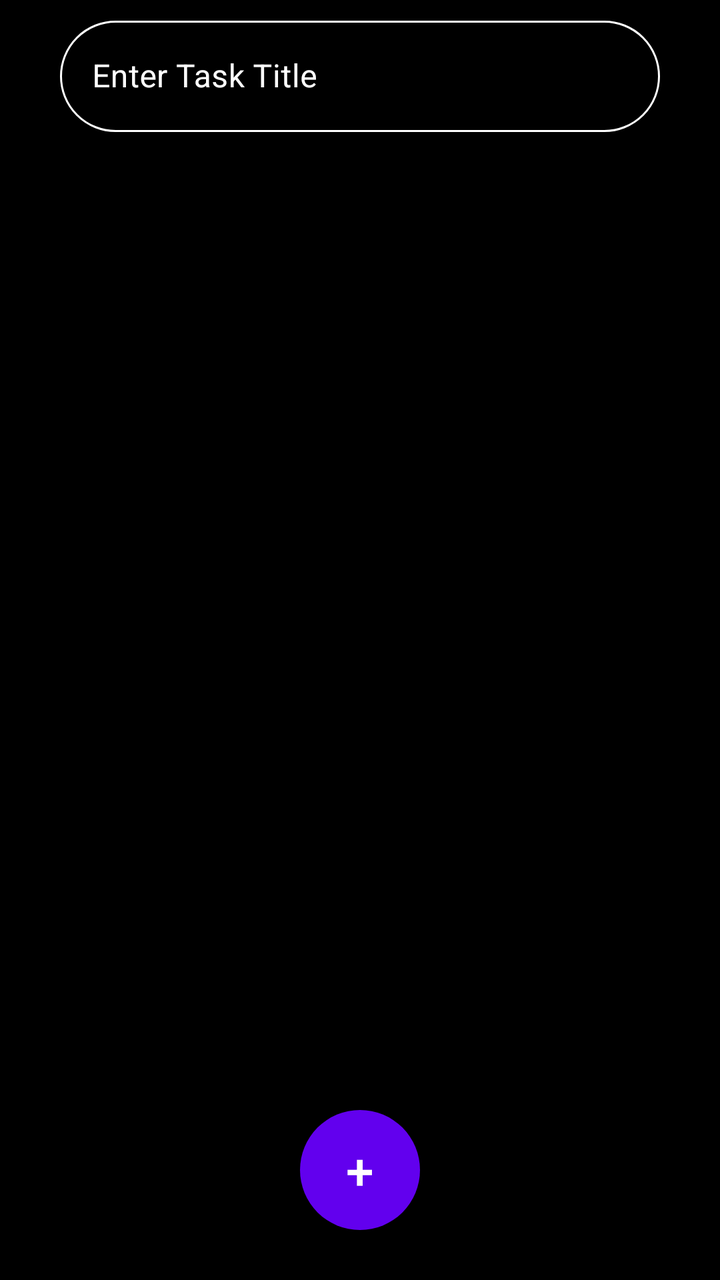
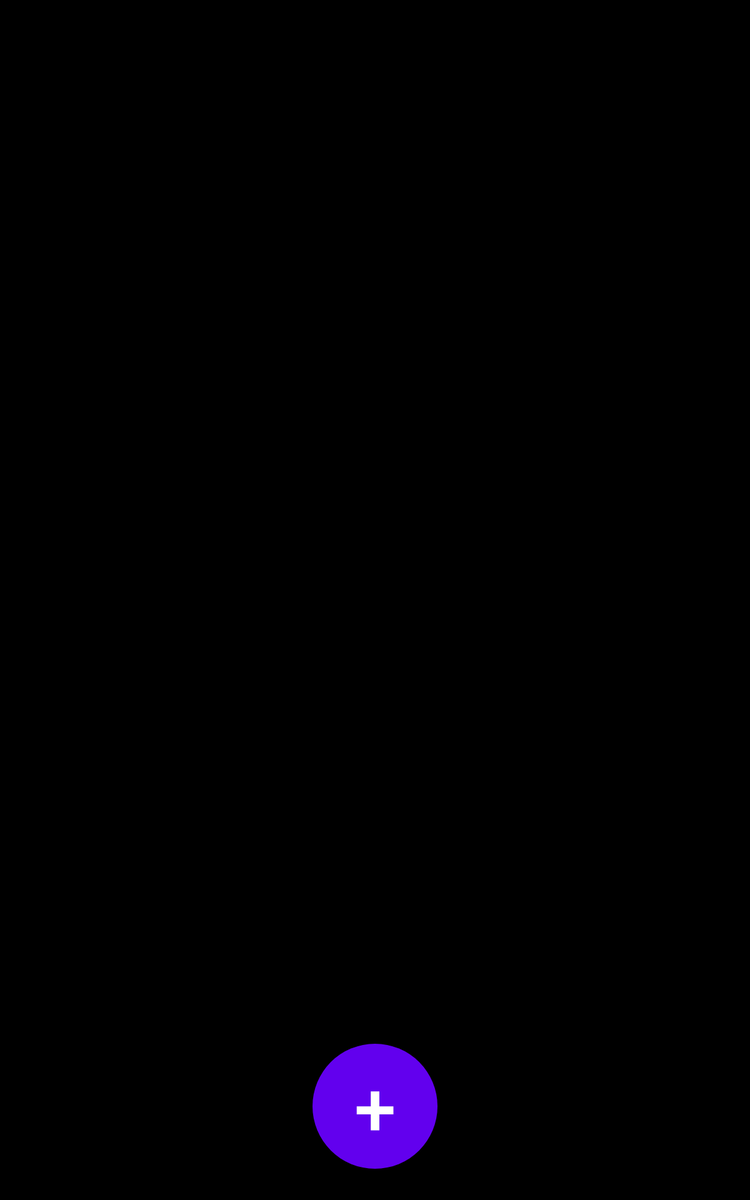

One screen, two layout resources from the same app: the default and the repository's alternative for another configuration. Each is rendered where Android would select it; the XML of both is given below.
<!-- AndroidManifest.xml: activity theme Theme.ToDo -->
<!-- res/layout/activity_main.xml -->
<?xml version="1.0" encoding="utf-8"?>
<LinearLayout xmlns:android="http://schemas.android.com/apk/res/android"
    xmlns:app="http://schemas.android.com/apk/res-auto"
    xmlns:tools="http://schemas.android.com/tools"
    android:layout_width="match_parent"
    android:layout_height="match_parent"
    android:orientation="vertical"
    android:background="@color/black"
    tools:context=".MainActivity">

    // Problem with bubble color in inputText fixed thanks to change of `android:theme`
    // https://stackoverflow.com/questions/61801733/problem-with-bubble-color-of-textinputedittext
    <com.google.android.material.textfield.TextInputLayout
        style="@style/Widget.MaterialComponents.TextInputLayout.OutlinedBox"
        android:id="@+id/textInputLayout"
        android:theme="@style/TextInputLayoutAppearance"
        android:layout_width="match_parent"
        android:layout_height="wrap_content"
        android:layout_marginStart="30dp"
        android:layout_marginTop="5dp"
        android:layout_marginBottom="20dp"
        android:layout_marginEnd="30dp"
        android:hint="Enter Task Title"
        android:textColorHint="@color/white"
        app:boxStrokeColor="@color/white"
        app:hintTextColor="@color/white"
        app:boxCornerRadiusBottomEnd="40dp"
        app:boxCornerRadiusBottomStart="40dp"
        app:boxCornerRadiusTopEnd="40dp"
        app:boxCornerRadiusTopStart="40dp"
        app:endIconMode="custom"
        app:endIconDrawable="@drawable/ic_baseline_search_35"
        app:endIconTint="@color/white"
        app:maxImageSize="25dp"
        app:layout_constraintEnd_toEndOf="parent"
        app:layout_constraintStart_toStartOf="parent"
        app:layout_constraintTop_toTopOf="parent">

        <com.google.android.material.textfield.TextInputEditText
            android:id="@+id/textInputText"
            android:layout_width="match_parent"
            android:layout_height="wrap_content"
            android:inputType="text"
            android:textColor="@color/white" />
    </com.google.android.material.textfield.TextInputLayout>

    <FrameLayout
        android:layout_width="match_parent"
        android:layout_height="match_parent">

        <androidx.recyclerview.widget.RecyclerView
            android:id="@+id/recycler_view"
            tools:listitem="@layout/task_view"
            android:layout_width="match_parent"
            android:layout_height="match_parent" />

        <Button
            android:id="@+id/add"
            android:layout_width="60dp"
            android:layout_height="60dp"
            android:layout_gravity="center|bottom"
            android:layout_marginBottom="25dp"
            android:background="@drawable/circular_button"
            android:text="+"
            android:textColor="@color/white"
            android:textSize="25sp"
            app:iconTint="@color/purple_500" />
    </FrameLayout>
</LinearLayout>
<!-- res/layout/task_view.xml (included above) -->
<?xml version="1.0" encoding="utf-8"?>
<LinearLayout xmlns:android="http://schemas.android.com/apk/res/android"
    android:layout_width="match_parent"
    android:layout_height="wrap_content"
    android:padding="7dp"
    xmlns:app="http://schemas.android.com/apk/res-auto">
    <androidx.cardview.widget.CardView
        android:layout_width="match_parent"
        android:layout_height="wrap_content"
        android:elevation="3dp"
        android:backgroundTint="@color/black"
        app:cardCornerRadius="10dp">
        <LinearLayout
            android:id="@+id/taskLayout"
            android:layout_width="match_parent"
            android:layout_height="match_parent"
            android:padding="10dp"
            android:orientation="vertical">
            <TextView
                android:id="@+id/title"
                android:layout_width="match_parent"
                android:layout_height="wrap_content"
                android:text="Your task goes here"
                android:textStyle="bold"
                android:textSize="24sp"
                android:textColor="@color/white"
                android:fontFamily="sans-serif"/>
            <TextView
                android:id="@+id/description"
                android:layout_width="wrap_content"
                android:layout_height="wrap_content"
                android:text="Default Description"
                android:textSize="15sp"
                android:layout_marginTop="5dp"
                android:textColor="@color/white"
                android:fontFamily="sans-serif"/>
        </LinearLayout>
    </androidx.cardview.widget.CardView>
</LinearLayout>
<!-- resources referenced by this layout -->
<resources>
  <color name="black">#FF000000</color>
  <color name="purple_500">#FF6200EE</color>
  <color name="white">#FFFFFFFF</color>
  <!-- drawable circular_button (drawable) -->
  <?xml version="1.0" encoding="utf-8"?>
  <ripple xmlns:android="http://schemas.android.com/apk/res/android"
      android:color="@color/purple_500">
      <item>
          <shape android:shape="oval">
              <solid android:color="@color/purple_500" />
          </shape>
      </item>
  </ripple>
  <style name="Theme.ToDo" parent="Theme.MaterialComponents.DayNight.DarkActionBar">
          
          <item name="colorPrimary">@color/black</item>
          <item name="colorPrimaryVariant">@color/purple_700</item>
          <item name="colorOnPrimary">@color/white</item>
          
          <item name="colorSecondary">@color/teal_200</item>
          <item name="colorSecondaryVariant">@color/teal_700</item>
          <item name="colorOnSecondary">@color/black</item>
          
          <item name="android:statusBarColor" tools:targetApi="l">@color/black</item>
          
          
          <item name="materialButtonStyle">@style/ColoredButton</item>
      </style>
  <color name="purple_700">#FF3700B3</color>
  <color name="teal_200">#FF03DAC5</color>
  <color name="teal_700">#FF018786</color>
  <style name="ColoredButton" parent="Widget.MaterialComponents.Button.TextButton">
          <item name="backgroundTint">@color/purple_500</item>
      </style>
</resources>
<!-- res/layout-sw600dp/activity_main.xml (the repository's variant of the layout above) -->
<!-- drawn on a 7-inch tablet held upright -->
<?xml version="1.0" encoding="utf-8"?>
<LinearLayout xmlns:android="http://schemas.android.com/apk/res/android"
    xmlns:app="http://schemas.android.com/apk/res-auto"
    xmlns:tools="http://schemas.android.com/tools"
    android:layout_width="match_parent"
    android:layout_height="match_parent"
    android:orientation="vertical"
    android:background="@color/black"
    tools:context=".activities.MainActivity">

    <com.google.android.material.textfield.TextInputLayout
        style="@style/TextInput"
        android:id="@+id/textInputLayout"
        android:layout_marginStart="100dp"
        android:layout_marginEnd="100dp"
        android:layout_marginBottom="20dp"
        android:layout_marginTop="20dp"
        android:hint="Enter Task Title"
        app:endIconMode="custom"
        app:endIconDrawable="@drawable/ic_baseline_search_60"
        app:endIconTint="@color/white">

        <com.google.android.material.textfield.TextInputEditText
            android:id="@+id/textInputText"
            android:layout_width="match_parent"
            android:layout_height="wrap_content"
            android:textSize="35sp"
            android:inputType="text"
            android:textColor="@color/white" />
    </com.google.android.material.textfield.TextInputLayout>

    <FrameLayout
        android:layout_width="match_parent"
        android:layout_height="match_parent">

        <androidx.recyclerview.widget.RecyclerView
            android:id="@+id/recycler_view"
            tools:listitem="@layout/task_view"
            android:layout_width="match_parent"
            android:layout_height="match_parent" />

        <Button
            android:id="@+id/addTaskButton"
            android:layout_width="100dp"
            android:layout_height="100dp"
            android:layout_gravity="center|bottom"
            android:layout_marginBottom="25dp"
            android:background="@drawable/circular_button"
            android:text="+"
            android:textColor="@color/white"
            android:textSize="60sp"
            app:iconTint="@color/purple_500" />
    </FrameLayout>

</LinearLayout>
